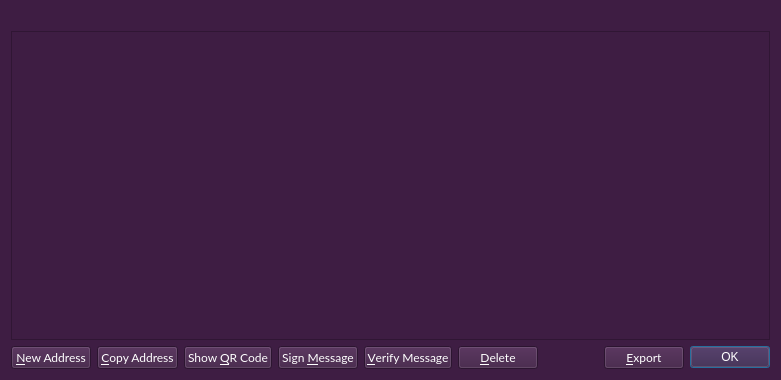
<?xml version="1.0" encoding="UTF-8"?>
<ui version="4.0">
 <class>AddressBookPage</class>
 <widget class="QWidget" name="AddressBookPage">
  <property name="geometry">
   <rect>
    <x>0</x>
    <y>0</y>
    <width>781</width>
    <height>380</height>
   </rect>
  </property>
  <property name="font">
   <font>
    <family>Lato</family>
    <pointsize>9</pointsize>
   </font>
  </property>
  <property name="windowTitle">
   <string>Address Book</string>
  </property>
  <property name="styleSheet">
   <string notr="true">background-color: rgb(62, 29, 67);
border-color: rgb(103, 47, 82);
color: rgb(255, 255, 255);
</string>
  </property>
  <layout class="QVBoxLayout" name="verticalLayout">
   <item>
    <widget class="QLabel" name="labelExplanation">
     <property name="textFormat">
      <enum>Qt::PlainText</enum>
     </property>
     <property name="wordWrap">
      <bool>true</bool>
     </property>
    </widget>
   </item>
   <item>
    <widget class="QTableView" name="tableView">
     <property name="font">
      <font>
       <family>Lato</family>
       <pointsize>11</pointsize>
      </font>
     </property>
     <property name="contextMenuPolicy">
      <enum>Qt::CustomContextMenu</enum>
     </property>
     <property name="toolTip">
      <string>Double-click to edit address or label</string>
     </property>
     <property name="styleSheet">
      <string notr="true">
QToolTip {
     color: white;
     font-size:9pt;font-family:'Lato';
     border: 4px solid ;
     border-radius: 13px;
     opacity: 700;
     border-color: rgb(89,38,68);
     background-color: rgb(62,29,67);
 }</string>
     </property>
     <property name="tabKeyNavigation">
      <bool>false</bool>
     </property>
     <property name="alternatingRowColors">
      <bool>true</bool>
     </property>
     <property name="selectionMode">
      <enum>QAbstractItemView::SingleSelection</enum>
     </property>
     <property name="selectionBehavior">
      <enum>QAbstractItemView::SelectRows</enum>
     </property>
     <property name="sortingEnabled">
      <bool>true</bool>
     </property>
     <attribute name="verticalHeaderVisible">
      <bool>false</bool>
     </attribute>
    </widget>
   </item>
   <item>
    <layout class="QHBoxLayout" name="horizontalLayout">
     <item>
      <widget class="QPushButton" name="newAddress">
       <property name="font">
        <font>
         <family>Lato</family>
         <pointsize>9</pointsize>
        </font>
       </property>
       <property name="toolTip">
        <string>Create a new address</string>
       </property>
       <property name="styleSheet">
        <string notr="true">QToolButton{
border-color: rgb(103, 47, 82);}
QToolTip {
     color: white;
     font-size:9pt;font-family:'Lato';
     border: 4px solid ;
     border-radius: 13px;
     opacity: 700;
     border-color: rgb(89,38,68);
     background-color: rgb(62,29,67);
 }
</string>
       </property>
       <property name="text">
        <string>&amp;New Address</string>
       </property>
       <property name="icon">
        <iconset resource="../talkcoin.qrc">
         <normaloff>:/icons/add</normaloff>:/icons/add</iconset>
       </property>
      </widget>
     </item>
     <item>
      <widget class="QPushButton" name="copyAddress">
       <property name="font">
        <font>
         <family>Lato</family>
         <pointsize>9</pointsize>
        </font>
       </property>
       <property name="toolTip">
        <string>Copy the currently selected address to the system clipboard</string>
       </property>
       <property name="styleSheet">
        <string notr="true">
QToolButton{
border-color: rgb(103, 47, 82);}
QToolTip {
     color: white;
     font-size:9pt;font-family:'Lato';
     border: 4px solid ;
     border-radius: 13px;
     opacity: 700;
     border-color: rgb(89,38,68);
     background-color: rgb(62,29,67);
 }</string>
       </property>
       <property name="text">
        <string>&amp;Copy Address</string>
       </property>
       <property name="icon">
        <iconset resource="../talkcoin.qrc">
         <normaloff>:/icons/editcopy</normaloff>:/icons/editcopy</iconset>
       </property>
      </widget>
     </item>
     <item>
      <widget class="QPushButton" name="showQRCode">
       <property name="font">
        <font>
         <family>Lato</family>
         <pointsize>9</pointsize>
        </font>
       </property>
       <property name="styleSheet">
        <string notr="true">QToolButton{
border-color: rgb(103, 47, 82);}
QToolTip {
     color: white;
     font-size:9pt;font-family:'Lato';
     border: 4px solid ;
     border-radius: 13px;
     opacity: 700;
     border-color: rgb(89,38,68);
     background-color: rgb(62,29,67);
 }</string>
       </property>
       <property name="text">
        <string>Show &amp;QR Code</string>
       </property>
       <property name="icon">
        <iconset resource="../talkcoin.qrc">
         <normaloff>:/icons/qrcode</normaloff>:/icons/qrcode</iconset>
       </property>
      </widget>
     </item>
     <item>
      <widget class="QPushButton" name="signMessage">
       <property name="font">
        <font>
         <family>Lato</family>
         <pointsize>9</pointsize>
        </font>
       </property>
       <property name="toolTip">
        <string>Sign a message to prove you own a Talkcoin address</string>
       </property>
       <property name="styleSheet">
        <string notr="true">QToolButton{
border-color: rgb(103, 47, 82);}
QToolTip {
     color: white;
     font-size:9pt;font-family:'Lato';
     border: 4px solid ;
     border-radius: 13px;
     opacity: 700;
     border-color: rgb(89,38,68);
     background-color: rgb(62,29,67);
 }</string>
       </property>
       <property name="text">
        <string>Sign &amp;Message</string>
       </property>
       <property name="icon">
        <iconset resource="../talkcoin.qrc">
         <normaloff>:/icons/edit</normaloff>:/icons/edit</iconset>
       </property>
      </widget>
     </item>
     <item>
      <widget class="QPushButton" name="verifyMessage">
       <property name="font">
        <font>
         <family>Lato</family>
         <pointsize>9</pointsize>
        </font>
       </property>
       <property name="toolTip">
        <string>Verify a message to ensure it was signed with a specified Talkcoin address</string>
       </property>
       <property name="styleSheet">
        <string notr="true">QToolButton{
border-color: rgb(103, 47, 82);}
QToolTip {
     color: white;
     font-size:9pt;font-family:'Lato';
     border: 4px solid ;
     border-radius: 13px;
     opacity: 700;
     border-color: rgb(89,38,68);
     background-color: rgb(62,29,67);
 }</string>
       </property>
       <property name="text">
        <string>&amp;Verify Message</string>
       </property>
       <property name="icon">
        <iconset resource="../talkcoin.qrc">
         <normaloff>:/icons/transaction_0</normaloff>:/icons/transaction_0</iconset>
       </property>
      </widget>
     </item>
     <item>
      <widget class="QPushButton" name="deleteAddress">
       <property name="font">
        <font>
         <family>Lato</family>
         <pointsize>9</pointsize>
        </font>
       </property>
       <property name="toolTip">
        <string>Delete the currently selected address from the list</string>
       </property>
       <property name="styleSheet">
        <string notr="true">QToolButton{
border-color: rgb(103, 47, 82);}
QToolTip {
     color: white;
     font-size:9pt;font-family:'Lato';
     border: 4px solid ;
     border-radius: 13px;
     opacity: 700;
     border-color: rgb(89,38,68);
     background-color: rgb(62,29,67);
 }</string>
       </property>
       <property name="text">
        <string>&amp;Delete</string>
       </property>
       <property name="icon">
        <iconset resource="../talkcoin.qrc">
         <normaloff>:/icons/remove</normaloff>:/icons/remove</iconset>
       </property>
      </widget>
     </item>
     <item>
      <spacer name="horizontalSpacer">
       <property name="orientation">
        <enum>Qt::Horizontal</enum>
       </property>
       <property name="sizeHint" stdset="0">
        <size>
         <width>40</width>
         <height>20</height>
        </size>
       </property>
      </spacer>
     </item>
     <item>
      <widget class="QPushButton" name="exportButton">
       <property name="font">
        <font>
         <family>Lato</family>
         <pointsize>9</pointsize>
        </font>
       </property>
       <property name="toolTip">
        <string>Export the data in the current tab to a file</string>
       </property>
       <property name="styleSheet">
        <string notr="true">QToolButton{
border-color: rgb(103, 47, 82);}
QToolTip {
     color: white;
     font-size:9pt;font-family:'Lato';
     border: 4px solid ;
     border-radius: 13px;
     opacity: 700;
     border-color: rgb(89,38,68);
     background-color: rgb(62,29,67);
 }</string>
       </property>
       <property name="text">
        <string>&amp;Export</string>
       </property>
       <property name="icon">
        <iconset resource="../talkcoin.qrc">
         <normaloff>:/icons/export</normaloff>:/icons/export</iconset>
       </property>
      </widget>
     </item>
     <item>
      <widget class="QDialogButtonBox" name="buttonBox">
       <property name="sizePolicy">
        <sizepolicy hsizetype="Maximum" vsizetype="Fixed">
         <horstretch>0</horstretch>
         <verstretch>0</verstretch>
        </sizepolicy>
       </property>
       <property name="font">
        <font>
         <family>Lato</family>
         <pointsize>9</pointsize>
        </font>
       </property>
       <property name="styleSheet">
        <string notr="true">
QDialogButtonBox{
border-color: rgb(103, 47, 82);}
QToolTip {
     color: white;
     font-size:9pt;font-family:'Lato';
     border: 4px solid ;
     border-radius: 13px;
     opacity: 700;
     border-color: rgb(89,38,68);
     background-color: rgb(62,29,67);
 }</string>
       </property>
       <property name="standardButtons">
        <set>QDialogButtonBox::Ok</set>
       </property>
      </widget>
     </item>
    </layout>
   </item>
  </layout>
 </widget>
 <resources>
  <include location="../talkcoin.qrc"/>
 </resources>
 <connections/>
</ui>
